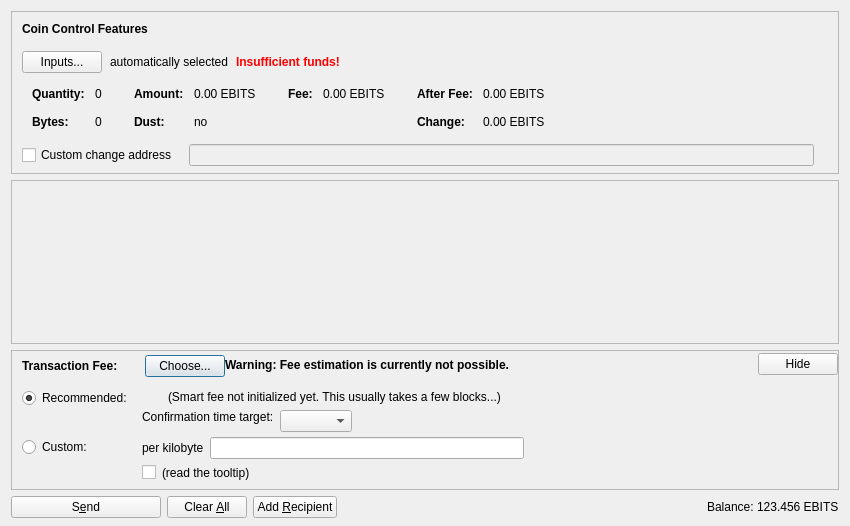
<?xml version="1.0" encoding="UTF-8"?>
<ui version="4.0">
 <class>SendCoinsDialog</class>
 <widget class="QDialog" name="SendCoinsDialog">
  <property name="geometry">
   <rect>
    <x>0</x>
    <y>0</y>
    <width>850</width>
    <height>526</height>
   </rect>
  </property>
  <property name="windowTitle">
   <string>Send Coins</string>
  </property>
  <layout class="QVBoxLayout" name="verticalLayout" stretch="0,1,0,0">
   <property name="bottomMargin">
    <number>8</number>
   </property>
   <item>
    <widget class="QFrame" name="frameCoinControl">
     <property name="sizePolicy">
      <sizepolicy hsizetype="Expanding" vsizetype="Expanding">
       <horstretch>0</horstretch>
       <verstretch>0</verstretch>
      </sizepolicy>
     </property>
     <property name="maximumSize">
      <size>
       <width>16777215</width>
       <height>16777215</height>
      </size>
     </property>
     <property name="frameShape">
      <enum>QFrame::StyledPanel</enum>
     </property>
     <property name="frameShadow">
      <enum>QFrame::Sunken</enum>
     </property>
     <layout class="QVBoxLayout" name="verticalLayoutCoinControl2">
      <property name="spacing">
       <number>0</number>
      </property>
      <property name="leftMargin">
       <number>0</number>
      </property>
      <property name="topMargin">
       <number>0</number>
      </property>
      <property name="rightMargin">
       <number>0</number>
      </property>
      <property name="bottomMargin">
       <number>6</number>
      </property>
      <item>
       <layout class="QVBoxLayout" name="verticalLayoutCoinControl" stretch="0,0,0,0,1">
        <property name="spacing">
         <number>0</number>
        </property>
        <property name="leftMargin">
         <number>10</number>
        </property>
        <property name="topMargin">
         <number>10</number>
        </property>
        <item>
         <layout class="QHBoxLayout" name="horizontalLayoutCoinControl1">
          <property name="bottomMargin">
           <number>15</number>
          </property>
          <item>
           <widget class="QLabel" name="labelCoinControlFeatures">
            <property name="sizePolicy">
             <sizepolicy hsizetype="Preferred" vsizetype="Maximum">
              <horstretch>0</horstretch>
              <verstretch>0</verstretch>
             </sizepolicy>
            </property>
            <property name="font">
             <font>
              <weight>75</weight>
              <bold>true</bold>
             </font>
            </property>
            <property name="styleSheet">
             <string notr="true">font-weight:bold;</string>
            </property>
            <property name="text">
             <string>Coin Control Features</string>
            </property>
           </widget>
          </item>
         </layout>
        </item>
        <item>
         <layout class="QHBoxLayout" name="horizontalLayoutCoinControl2" stretch="0,0,0,0">
          <property name="spacing">
           <number>8</number>
          </property>
          <property name="bottomMargin">
           <number>10</number>
          </property>
          <item>
           <widget class="QPushButton" name="pushButtonCoinControl">
            <property name="styleSheet">
             <string notr="true"/>
            </property>
            <property name="text">
             <string>Inputs...</string>
            </property>
            <property name="autoDefault">
             <bool>false</bool>
            </property>
           </widget>
          </item>
          <item>
           <widget class="QLabel" name="labelCoinControlAutomaticallySelected">
            <property name="text">
             <string>automatically selected</string>
            </property>
            <property name="margin">
             <number>5</number>
            </property>
           </widget>
          </item>
          <item>
           <widget class="QLabel" name="labelCoinControlInsuffFunds">
            <property name="font">
             <font>
              <weight>75</weight>
              <bold>true</bold>
             </font>
            </property>
            <property name="styleSheet">
             <string notr="true">color:red;font-weight:bold;</string>
            </property>
            <property name="text">
             <string>Insufficient funds!</string>
            </property>
            <property name="margin">
             <number>5</number>
            </property>
           </widget>
          </item>
          <item>
           <spacer name="horizontalSpacerCoinControl">
            <property name="orientation">
             <enum>Qt::Horizontal</enum>
            </property>
            <property name="sizeHint" stdset="0">
             <size>
              <width>40</width>
              <height>1</height>
             </size>
            </property>
           </spacer>
          </item>
         </layout>
        </item>
        <item>
         <widget class="QWidget" name="widgetCoinControl" native="true">
          <property name="sizePolicy">
           <sizepolicy hsizetype="Preferred" vsizetype="Preferred">
            <horstretch>0</horstretch>
            <verstretch>0</verstretch>
           </sizepolicy>
          </property>
          <property name="minimumSize">
           <size>
            <width>0</width>
            <height>0</height>
           </size>
          </property>
          <property name="styleSheet">
           <string notr="true"/>
          </property>
          <layout class="QHBoxLayout" name="horizontalLayoutCoinControl5">
           <property name="leftMargin">
            <number>0</number>
           </property>
           <property name="topMargin">
            <number>0</number>
           </property>
           <property name="rightMargin">
            <number>0</number>
           </property>
           <property name="bottomMargin">
            <number>0</number>
           </property>
           <item>
            <layout class="QHBoxLayout" name="horizontalLayoutCoinControl3" stretch="0,0,0,1">
             <property name="spacing">
              <number>20</number>
             </property>
             <property name="topMargin">
              <number>0</number>
             </property>
             <property name="bottomMargin">
              <number>10</number>
             </property>
             <item>
              <layout class="QFormLayout" name="formLayoutCoinControl1">
               <property name="horizontalSpacing">
                <number>10</number>
               </property>
               <property name="verticalSpacing">
                <number>14</number>
               </property>
               <property name="leftMargin">
                <number>10</number>
               </property>
               <property name="topMargin">
                <number>4</number>
               </property>
               <property name="rightMargin">
                <number>6</number>
               </property>
               <item row="0" column="0">
                <widget class="QLabel" name="labelCoinControlQuantityText">
                 <property name="font">
                  <font>
                   <weight>75</weight>
                   <bold>true</bold>
                  </font>
                 </property>
                 <property name="text">
                  <string>Quantity:</string>
                 </property>
                 <property name="margin">
                  <number>0</number>
                 </property>
                </widget>
               </item>
               <item row="0" column="1">
                <widget class="QLabel" name="labelCoinControlQuantity">
                 <property name="cursor">
                  <cursorShape>IBeamCursor</cursorShape>
                 </property>
                 <property name="contextMenuPolicy">
                  <enum>Qt::ActionsContextMenu</enum>
                 </property>
                 <property name="text">
                  <string notr="true">0</string>
                 </property>
                 <property name="margin">
                  <number>0</number>
                 </property>
                 <property name="textInteractionFlags">
                  <set>Qt::LinksAccessibleByMouse|Qt::TextSelectableByKeyboard|Qt::TextSelectableByMouse</set>
                 </property>
                </widget>
               </item>
               <item row="1" column="0">
                <widget class="QLabel" name="labelCoinControlBytesText">
                 <property name="font">
                  <font>
                   <weight>75</weight>
                   <bold>true</bold>
                  </font>
                 </property>
                 <property name="text">
                  <string>Bytes:</string>
                 </property>
                </widget>
               </item>
               <item row="1" column="1">
                <widget class="QLabel" name="labelCoinControlBytes">
                 <property name="cursor">
                  <cursorShape>IBeamCursor</cursorShape>
                 </property>
                 <property name="contextMenuPolicy">
                  <enum>Qt::ActionsContextMenu</enum>
                 </property>
                 <property name="text">
                  <string notr="true">0</string>
                 </property>
                 <property name="textInteractionFlags">
                  <set>Qt::LinksAccessibleByMouse|Qt::TextSelectableByKeyboard|Qt::TextSelectableByMouse</set>
                 </property>
                </widget>
               </item>
              </layout>
             </item>
             <item>
              <layout class="QFormLayout" name="formLayoutCoinControl2">
               <property name="horizontalSpacing">
                <number>10</number>
               </property>
               <property name="verticalSpacing">
                <number>14</number>
               </property>
               <property name="leftMargin">
                <number>6</number>
               </property>
               <property name="topMargin">
                <number>4</number>
               </property>
               <property name="rightMargin">
                <number>6</number>
               </property>
               <item row="0" column="0">
                <widget class="QLabel" name="labelCoinControlAmountText">
                 <property name="font">
                  <font>
                   <weight>75</weight>
                   <bold>true</bold>
                  </font>
                 </property>
                 <property name="text">
                  <string>Amount:</string>
                 </property>
                 <property name="margin">
                  <number>0</number>
                 </property>
                </widget>
               </item>
               <item row="0" column="1">
                <widget class="QLabel" name="labelCoinControlAmount">
                 <property name="cursor">
                  <cursorShape>IBeamCursor</cursorShape>
                 </property>
                 <property name="contextMenuPolicy">
                  <enum>Qt::ActionsContextMenu</enum>
                 </property>
                 <property name="text">
                  <string notr="true">0.00 EBITS</string>
                 </property>
                 <property name="textInteractionFlags">
                  <set>Qt::LinksAccessibleByMouse|Qt::TextSelectableByKeyboard|Qt::TextSelectableByMouse</set>
                 </property>
                </widget>
               </item>
               <item row="1" column="0">
                <widget class="QLabel" name="labelCoinControlLowOutputText">
                 <property name="font">
                  <font>
                   <weight>75</weight>
                   <bold>true</bold>
                  </font>
                 </property>
                 <property name="text">
                  <string>Dust:</string>
                 </property>
                </widget>
               </item>
               <item row="1" column="1">
                <widget class="QLabel" name="labelCoinControlLowOutput">
                 <property name="cursor">
                  <cursorShape>IBeamCursor</cursorShape>
                 </property>
                 <property name="contextMenuPolicy">
                  <enum>Qt::ActionsContextMenu</enum>
                 </property>
                 <property name="text">
                  <string notr="true">no</string>
                 </property>
                 <property name="textInteractionFlags">
                  <set>Qt::LinksAccessibleByMouse|Qt::TextSelectableByKeyboard|Qt::TextSelectableByMouse</set>
                 </property>
                </widget>
               </item>
              </layout>
             </item>
             <item>
              <layout class="QFormLayout" name="formLayoutCoinControl3">
               <property name="horizontalSpacing">
                <number>10</number>
               </property>
               <property name="verticalSpacing">
                <number>14</number>
               </property>
               <property name="leftMargin">
                <number>6</number>
               </property>
               <property name="topMargin">
                <number>4</number>
               </property>
               <property name="rightMargin">
                <number>6</number>
               </property>
               <item row="0" column="0">
                <widget class="QLabel" name="labelCoinControlFeeText">
                 <property name="font">
                  <font>
                   <weight>75</weight>
                   <bold>true</bold>
                  </font>
                 </property>
                 <property name="text">
                  <string>Fee:</string>
                 </property>
                 <property name="margin">
                  <number>0</number>
                 </property>
                </widget>
               </item>
               <item row="0" column="1">
                <widget class="QLabel" name="labelCoinControlFee">
                 <property name="cursor">
                  <cursorShape>IBeamCursor</cursorShape>
                 </property>
                 <property name="contextMenuPolicy">
                  <enum>Qt::ActionsContextMenu</enum>
                 </property>
                 <property name="text">
                  <string notr="true">0.00 EBITS</string>
                 </property>
                 <property name="textInteractionFlags">
                  <set>Qt::LinksAccessibleByMouse|Qt::TextSelectableByKeyboard|Qt::TextSelectableByMouse</set>
                 </property>
                </widget>
               </item>
              </layout>
             </item>
             <item>
              <layout class="QFormLayout" name="formLayoutCoinControl4">
               <property name="horizontalSpacing">
                <number>10</number>
               </property>
               <property name="verticalSpacing">
                <number>14</number>
               </property>
               <property name="leftMargin">
                <number>6</number>
               </property>
               <property name="topMargin">
                <number>4</number>
               </property>
               <property name="rightMargin">
                <number>6</number>
               </property>
               <item row="0" column="0">
                <widget class="QLabel" name="labelCoinControlAfterFeeText">
                 <property name="font">
                  <font>
                   <weight>75</weight>
                   <bold>true</bold>
                  </font>
                 </property>
                 <property name="text">
                  <string>After Fee:</string>
                 </property>
                 <property name="margin">
                  <number>0</number>
                 </property>
                </widget>
               </item>
               <item row="0" column="1">
                <widget class="QLabel" name="labelCoinControlAfterFee">
                 <property name="cursor">
                  <cursorShape>IBeamCursor</cursorShape>
                 </property>
                 <property name="contextMenuPolicy">
                  <enum>Qt::ActionsContextMenu</enum>
                 </property>
                 <property name="text">
                  <string notr="true">0.00 EBITS</string>
                 </property>
                 <property name="textInteractionFlags">
                  <set>Qt::LinksAccessibleByMouse|Qt::TextSelectableByKeyboard|Qt::TextSelectableByMouse</set>
                 </property>
                </widget>
               </item>
               <item row="1" column="0">
                <widget class="QLabel" name="labelCoinControlChangeText">
                 <property name="font">
                  <font>
                   <weight>75</weight>
                   <bold>true</bold>
                  </font>
                 </property>
                 <property name="text">
                  <string>Change:</string>
                 </property>
                </widget>
               </item>
               <item row="1" column="1">
                <widget class="QLabel" name="labelCoinControlChange">
                 <property name="cursor">
                  <cursorShape>IBeamCursor</cursorShape>
                 </property>
                 <property name="contextMenuPolicy">
                  <enum>Qt::ActionsContextMenu</enum>
                 </property>
                 <property name="text">
                  <string notr="true">0.00 EBITS</string>
                 </property>
                 <property name="textInteractionFlags">
                  <set>Qt::LinksAccessibleByMouse|Qt::TextSelectableByKeyboard|Qt::TextSelectableByMouse</set>
                 </property>
                </widget>
               </item>
              </layout>
             </item>
            </layout>
           </item>
          </layout>
         </widget>
        </item>
        <item>
         <layout class="QHBoxLayout" name="horizontalLayoutCoinControl4" stretch="0,0,0">
          <property name="spacing">
           <number>12</number>
          </property>
          <property name="sizeConstraint">
           <enum>QLayout::SetDefaultConstraint</enum>
          </property>
          <property name="topMargin">
           <number>5</number>
          </property>
          <property name="rightMargin">
           <number>5</number>
          </property>
          <item>
           <widget class="QCheckBox" name="checkBoxCoinControlChange">
            <property name="toolTip">
             <string>If this is activated, but the change address is empty or invalid, change will be sent to a newly generated address.</string>
            </property>
            <property name="text">
             <string>Custom change address</string>
            </property>
           </widget>
          </item>
          <item>
           <widget class="QValidatedLineEdit" name="lineEditCoinControlChange">
            <property name="enabled">
             <bool>false</bool>
            </property>
            <property name="sizePolicy">
             <sizepolicy hsizetype="Expanding" vsizetype="Fixed">
              <horstretch>0</horstretch>
              <verstretch>0</verstretch>
             </sizepolicy>
            </property>
           </widget>
          </item>
          <item>
           <widget class="QLabel" name="labelCoinControlChangeLabel">
            <property name="sizePolicy">
             <sizepolicy hsizetype="Preferred" vsizetype="Expanding">
              <horstretch>0</horstretch>
              <verstretch>0</verstretch>
             </sizepolicy>
            </property>
            <property name="minimumSize">
             <size>
              <width>0</width>
              <height>0</height>
             </size>
            </property>
            <property name="text">
             <string/>
            </property>
            <property name="margin">
             <number>3</number>
            </property>
           </widget>
          </item>
         </layout>
        </item>
        <item>
         <spacer name="verticalSpacerCoinControl">
          <property name="orientation">
           <enum>Qt::Vertical</enum>
          </property>
          <property name="sizeHint" stdset="0">
           <size>
            <width>800</width>
            <height>1</height>
           </size>
          </property>
         </spacer>
        </item>
       </layout>
      </item>
     </layout>
    </widget>
   </item>
   <item>
    <widget class="QScrollArea" name="scrollArea">
     <property name="widgetResizable">
      <bool>true</bool>
     </property>
     <widget class="QWidget" name="scrollAreaWidgetContents">
      <property name="geometry">
       <rect>
        <x>0</x>
        <y>0</y>
        <width>830</width>
        <height>104</height>
       </rect>
      </property>
      <layout class="QVBoxLayout" name="verticalLayout_2" stretch="0,1">
       <property name="leftMargin">
        <number>0</number>
       </property>
       <property name="topMargin">
        <number>0</number>
       </property>
       <property name="rightMargin">
        <number>0</number>
       </property>
       <property name="bottomMargin">
        <number>0</number>
       </property>
       <item>
        <layout class="QVBoxLayout" name="entries">
         <property name="spacing">
          <number>6</number>
         </property>
        </layout>
       </item>
       <item>
        <spacer name="verticalSpacer">
         <property name="orientation">
          <enum>Qt::Vertical</enum>
         </property>
         <property name="sizeHint" stdset="0">
          <size>
           <width>20</width>
           <height>40</height>
          </size>
         </property>
        </spacer>
       </item>
      </layout>
     </widget>
    </widget>
   </item>
   <item>
    <widget class="QFrame" name="frameFee">
     <property name="sizePolicy">
      <sizepolicy hsizetype="Expanding" vsizetype="Expanding">
       <horstretch>0</horstretch>
       <verstretch>0</verstretch>
      </sizepolicy>
     </property>
     <property name="maximumSize">
      <size>
       <width>16777215</width>
       <height>16777215</height>
      </size>
     </property>
     <property name="frameShape">
      <enum>QFrame::StyledPanel</enum>
     </property>
     <property name="frameShadow">
      <enum>QFrame::Sunken</enum>
     </property>
     <layout class="QVBoxLayout" name="verticalLayoutFee1">
      <property name="spacing">
       <number>0</number>
      </property>
      <property name="leftMargin">
       <number>0</number>
      </property>
      <property name="topMargin">
       <number>0</number>
      </property>
      <property name="rightMargin">
       <number>0</number>
      </property>
      <property name="bottomMargin">
       <number>0</number>
      </property>
      <item>
       <layout class="QVBoxLayout" name="verticalLayoutFee2" stretch="0,0,0">
        <property name="spacing">
         <number>0</number>
        </property>
        <property name="leftMargin">
         <number>10</number>
        </property>
        <property name="topMargin">
         <number>0</number>
        </property>
        <item>
         <layout class="QHBoxLayout" name="horizontalLayoutFee1">
          <property name="bottomMargin">
           <number>0</number>
          </property>
          <item>
           <layout class="QVBoxLayout" name="verticalLayoutFee7">
            <property name="spacing">
             <number>0</number>
            </property>
            <item>
             <spacer name="verticalSpacerSmartFee">
              <property name="orientation">
               <enum>Qt::Vertical</enum>
              </property>
              <property name="sizeType">
               <enum>QSizePolicy::Fixed</enum>
              </property>
              <property name="sizeHint" stdset="0">
               <size>
                <width>1</width>
                <height>4</height>
               </size>
              </property>
             </spacer>
            </item>
            <item>
             <layout class="QHBoxLayout" name="horizontalLayoutSmartFee">
              <property name="spacing">
               <number>10</number>
              </property>
              <item>
               <widget class="QLabel" name="labelFeeHeadline">
                <property name="sizePolicy">
                 <sizepolicy hsizetype="Preferred" vsizetype="Maximum">
                  <horstretch>0</horstretch>
                  <verstretch>0</verstretch>
                 </sizepolicy>
                </property>
                <property name="font">
                 <font>
                  <weight>75</weight>
                  <bold>true</bold>
                 </font>
                </property>
                <property name="styleSheet">
                 <string notr="true">font-weight:bold;</string>
                </property>
                <property name="text">
                 <string>Transaction Fee:</string>
                </property>
               </widget>
              </item>
              <item>
               <widget class="QLabel" name="labelFeeMinimized">
                <property name="text">
                 <string/>
                </property>
               </widget>
              </item>
              <item>
               <widget class="QPushButton" name="buttonChooseFee">
                <property name="text">
                 <string>Choose...</string>
                </property>
               </widget>
              </item>
             </layout>
            </item>
            <item>
             <spacer name="verticalSpacer_5">
              <property name="orientation">
               <enum>Qt::Vertical</enum>
              </property>
              <property name="sizeHint" stdset="0">
               <size>
                <width>1</width>
                <height>1</height>
               </size>
              </property>
             </spacer>
            </item>
           </layout>
          </item>
          <item>
           <widget class="QLabel" name="fallbackFeeWarningLabel">
            <property name="toolTip">
             <string>Using the fallbackfee can result in sending a transaction that will take several hours or days (or never) to confirm. Consider choosing your fee manually or wait until you have validated the complete chain.</string>
            </property>
            <property name="font">
            <font>
                <weight>75</weight>
                <bold>true</bold>
            </font>
            </property>
            <property name="text">
             <string>Warning: Fee estimation is currently not possible.</string>
            </property>
            <property name="wordWrap">
             <bool>false</bool>
            </property>
           </widget>
          </item>
          <item>
           <spacer name="horizontalSpacer_4">
            <property name="orientation">
             <enum>Qt::Horizontal</enum>
            </property>
            <property name="sizeType">
             <enum>QSizePolicy::MinimumExpanding</enum>
            </property>
            <property name="sizeHint" stdset="0">
             <size>
              <width>40</width>
              <height>20</height>
             </size>
            </property>
           </spacer>
          </item>
          <item>
           <widget class="QPushButton" name="buttonMinimizeFee">
            <property name="toolTip">
             <string>collapse fee-settings</string>
            </property>
            <property name="text">
             <string>Hide</string>
            </property>
           </widget>
          </item>
         </layout>
        </item>
        <item>
         <widget class="QFrame" name="frameFeeSelection">
          <layout class="QVBoxLayout" name="verticalLayoutFee12">
           <property name="spacing">
            <number>0</number>
           </property>
           <property name="leftMargin">
            <number>0</number>
           </property>
           <property name="topMargin">
            <number>0</number>
           </property>
           <property name="rightMargin">
            <number>0</number>
           </property>
           <property name="bottomMargin">
            <number>0</number>
           </property>
           <item>
            <layout class="QGridLayout" name="gridLayoutFee">
             <property name="topMargin">
              <number>10</number>
             </property>
             <property name="bottomMargin">
              <number>4</number>
             </property>
             <property name="horizontalSpacing">
              <number>10</number>
             </property>
             <property name="verticalSpacing">
              <number>4</number>
             </property>
             <item row="1" column="1">
              <layout class="QVBoxLayout" name="verticalLayoutFee8">
               <property name="spacing">
                <number>6</number>
               </property>
               <item>
                <layout class="QHBoxLayout" name="horizontalLayoutFee13">
                 <item>
                  <widget class="QLabel" name="labelCustomPerKilobyte">
                   <property name="toolTip">
                    <string>Specify a custom fee per kB (1,000 bytes) of the transaction's virtual size.

Note:  Since the fee is calculated on a per-byte basis, a fee of "100 satoshis per kB" for a transaction size of 500 bytes (half of 1 kB) would ultimately yield a fee of only 50 satoshis.</string>
                   </property>
                   <property name="text">
                    <string>per kilobyte</string>
                   </property>
                  </widget>
                 </item>
                 <item>
                  <widget class="EBITSAmountField" name="customFee"/>
                 </item>
                 <item>
                  <spacer name="horizontalSpacer_6">
                   <property name="orientation">
                    <enum>Qt::Horizontal</enum>
                   </property>
                   <property name="sizeHint" stdset="0">
                    <size>
                     <width>1</width>
                     <height>1</height>
                    </size>
                   </property>
                  </spacer>
                 </item>
                </layout>
               </item>
               <item>
                <layout class="QHBoxLayout" name="horizontalLayoutFee8">
                 <item>
                  <widget class="QCheckBox" name="checkBoxMinimumFee">
                   <property name="toolTip">
                    <string>Paying only the minimum fee is just fine as long as there is less transaction volume than space in the blocks. But be aware that this can end up in a never confirming transaction once there is more demand for bitcoin transactions than the network can process.</string>
                   </property>
                   <property name="text">
                    <string/>
                   </property>
                  </widget>
                 </item>
                 <item>
                  <widget class="QLabel" name="labelMinFeeWarning">
                   <property name="enabled">
                    <bool>true</bool>
                   </property>
                   <property name="toolTip">
                    <string>Paying only the minimum fee is just fine as long as there is less transaction volume than space in the blocks. But be aware that this can end up in a never confirming transaction once there is more demand for bitcoin transactions than the network can process.</string>
                   </property>
                   <property name="text">
                    <string>(read the tooltip)</string>
                   </property>
                   <property name="margin">
                    <number>5</number>
                   </property>
                  </widget>
                 </item>
                 <item>
                  <spacer name="horizontalSpacer_2">
                   <property name="orientation">
                    <enum>Qt::Horizontal</enum>
                   </property>
                   <property name="sizeHint" stdset="0">
                    <size>
                     <width>1</width>
                     <height>1</height>
                    </size>
                   </property>
                  </spacer>
                 </item>
                </layout>
               </item>
              </layout>
             </item>
             <item row="0" column="0">
              <layout class="QVBoxLayout" name="verticalLayoutFee4" stretch="0,1">
               <item>
                <widget class="QRadioButton" name="radioSmartFee">
                 <property name="text">
                  <string>Recommended:</string>
                 </property>
                 <property name="checked">
                  <bool>true</bool>
                 </property>
                 <attribute name="buttonGroup">
                  <string notr="true">groupFee</string>
                 </attribute>
                </widget>
               </item>
               <item>
                <spacer name="verticalSpacer_2">
                 <property name="orientation">
                  <enum>Qt::Vertical</enum>
                 </property>
                 <property name="sizeHint" stdset="0">
                  <size>
                   <width>1</width>
                   <height>1</height>
                  </size>
                 </property>
                </spacer>
               </item>
              </layout>
             </item>
             <item row="1" column="0">
              <layout class="QVBoxLayout" name="verticalLayoutFee9" stretch="0,1">
               <item>
                <widget class="QRadioButton" name="radioCustomFee">
                 <property name="text">
                  <string>Custom:</string>
                 </property>
                 <attribute name="buttonGroup">
                  <string notr="true">groupFee</string>
                 </attribute>
                </widget>
               </item>
               <item>
                <spacer name="verticalSpacer_6">
                 <property name="orientation">
                  <enum>Qt::Vertical</enum>
                 </property>
                 <property name="sizeHint" stdset="0">
                  <size>
                   <width>1</width>
                   <height>1</height>
                  </size>
                 </property>
                </spacer>
               </item>
              </layout>
             </item>
             <item row="0" column="1">
              <layout class="QVBoxLayout" name="verticalLayoutFee3" stretch="0,0,1">
               <property name="spacing">
                <number>6</number>
               </property>
               <property name="topMargin">
                <number>2</number>
               </property>
               <item>
                <layout class="QHBoxLayout" name="horizontalLayoutFee12">
                 <item>
                  <widget class="QLabel" name="labelSmartFee">
                   <property name="text">
                    <string/>
                   </property>
                   <property name="margin">
                    <number>2</number>
                   </property>
                  </widget>
                 </item>
                 <item>
                  <widget class="QLabel" name="labelFeeEstimation">
                   <property name="text">
                    <string/>
                   </property>
                  </widget>
                 </item>
                 <item>
                  <widget class="QLabel" name="labelSmartFee2">
                   <property name="text">
                    <string>(Smart fee not initialized yet. This usually takes a few blocks...)</string>
                   </property>
                   <property name="margin">
                    <number>2</number>
                   </property>
                  </widget>
                 </item>
                 <item>
                  <spacer name="horizontalSpacer_5">
                   <property name="orientation">
                    <enum>Qt::Horizontal</enum>
                   </property>
                   <property name="sizeHint" stdset="0">
                    <size>
                     <width>1</width>
                     <height>1</height>
                    </size>
                   </property>
                  </spacer>
                 </item>
                </layout>
               </item>
               <item>
                <layout class="QHBoxLayout" name="horizontalLayoutFee9">
                 <item>
                  <layout class="QVBoxLayout" name="verticalLayoutFee6">
                   <item>
                    <widget class="QLabel" name="labelSmartFee3">
                     <property name="text">
                      <string>Confirmation time target:</string>
                     </property>
                     <property name="margin">
                      <number>2</number>
                     </property>
                    </widget>
                   </item>
                   <item>
                    <spacer name="verticalSpacer_3">
                     <property name="orientation">
                      <enum>Qt::Vertical</enum>
                     </property>
                     <property name="sizeHint" stdset="0">
                      <size>
                       <width>1</width>
                       <height>1</height>
                      </size>
                     </property>
                    </spacer>
                   </item>
                  </layout>
                 </item>
                 <item>
                  <layout class="QVBoxLayout" name="verticalLayoutFee5">
                   <property name="rightMargin">
                    <number>30</number>
                   </property>
                   <item>
                    <layout class="QHBoxLayout" name="horizontalLayoutConfTarget">
                     <property name="bottomMargin">
                      <number>0</number>
                     </property>
                     <item>
                      <widget class="QComboBox" name="confTargetSelector"/>
                     </item>
                     <item>
                      <spacer name="horizontalSpacerConfTarget">
                       <property name="orientation">
                        <enum>Qt::Horizontal</enum>
                       </property>
                       <property name="sizeHint" stdset="0">
                        <size>
                         <width>40</width>
                         <height>20</height>
                        </size>
                       </property>
                      </spacer>
                     </item>
                    </layout>
                   </item>
                  </layout>
                 </item>
                </layout>
               </item>
               <item>
                <spacer name="verticalSpacer_4">
                 <property name="orientation">
                  <enum>Qt::Vertical</enum>
                 </property>
                 <property name="sizeHint" stdset="0">
                  <size>
                   <width>1</width>
                   <height>1</height>
                  </size>
                 </property>
                </spacer>
               </item>
              </layout>
             </item>
            </layout>
           </item>
          </layout>
         </widget>
        </item>
        <item>
         <spacer name="verticalSpacerFee">
          <property name="orientation">
           <enum>Qt::Vertical</enum>
          </property>
          <property name="sizeHint" stdset="0">
           <size>
            <width>40</width>
            <height>5</height>
           </size>
          </property>
         </spacer>
        </item>
       </layout>
      </item>
     </layout>
    </widget>
   </item>
   <item>
    <layout class="QHBoxLayout" name="horizontalLayout">
     <item>
      <widget class="QPushButton" name="sendButton">
       <property name="minimumSize">
        <size>
         <width>150</width>
         <height>0</height>
        </size>
       </property>
       <property name="toolTip">
        <string>Confirm the send action</string>
       </property>
       <property name="text">
        <string>S&amp;end</string>
       </property>
       <property name="icon">
        <iconset resource="../ebits.qrc">
         <normaloff>:/icons/send</normaloff>:/icons/send</iconset>
       </property>
       <property name="autoDefault">
        <bool>false</bool>
       </property>
       <property name="default">
        <bool>false</bool>
       </property>
      </widget>
     </item>
     <item>
      <widget class="QPushButton" name="clearButton">
       <property name="sizePolicy">
        <sizepolicy hsizetype="Minimum" vsizetype="Fixed">
         <horstretch>0</horstretch>
         <verstretch>0</verstretch>
        </sizepolicy>
       </property>
       <property name="toolTip">
        <string>Clear all fields of the form.</string>
       </property>
       <property name="text">
        <string>Clear &amp;All</string>
       </property>
       <property name="icon">
        <iconset resource="../ebits.qrc">
         <normaloff>:/icons/remove</normaloff>:/icons/remove</iconset>
       </property>
       <property name="autoDefault">
        <bool>false</bool>
       </property>
      </widget>
     </item>
     <item>
      <widget class="QPushButton" name="addButton">
       <property name="toolTip">
        <string>Send to multiple recipients at once</string>
       </property>
       <property name="text">
        <string>Add &amp;Recipient</string>
       </property>
       <property name="icon">
        <iconset resource="../ebits.qrc">
         <normaloff>:/icons/add</normaloff>:/icons/add</iconset>
       </property>
       <property name="autoDefault">
        <bool>false</bool>
       </property>
      </widget>
     </item>
     <item>
      <spacer name="horizontalSpacer">
       <property name="orientation">
        <enum>Qt::Horizontal</enum>
       </property>
       <property name="sizeHint" stdset="0">
        <size>
         <width>40</width>
         <height>20</height>
        </size>
       </property>
      </spacer>
     </item>
     <item>
      <layout class="QHBoxLayout" name="horizontalLayout_2">
       <property name="spacing">
        <number>3</number>
       </property>
       <item>
        <widget class="QLabel" name="label">
         <property name="sizePolicy">
          <sizepolicy hsizetype="Preferred" vsizetype="Fixed">
           <horstretch>0</horstretch>
           <verstretch>0</verstretch>
          </sizepolicy>
         </property>
         <property name="text">
          <string>Balance:</string>
         </property>
        </widget>
       </item>
       <item>
        <widget class="QLabel" name="labelBalance">
         <property name="sizePolicy">
          <sizepolicy hsizetype="Preferred" vsizetype="Fixed">
           <horstretch>0</horstretch>
           <verstretch>0</verstretch>
          </sizepolicy>
         </property>
         <property name="cursor">
          <cursorShape>IBeamCursor</cursorShape>
         </property>
         <property name="text">
          <string notr="true">123.456 EBITS</string>
         </property>
         <property name="textInteractionFlags">
          <set>Qt::LinksAccessibleByMouse|Qt::TextSelectableByKeyboard|Qt::TextSelectableByMouse</set>
         </property>
        </widget>
       </item>
      </layout>
     </item>
    </layout>
   </item>
  </layout>
 </widget>
 <customwidgets>
  <customwidget>
   <class>QValidatedLineEdit</class>
   <extends>QLineEdit</extends>
   <header>qt/qvalidatedlineedit.h</header>
  </customwidget>
  <customwidget>
   <class>EBITSAmountField</class>
   <extends>QLineEdit</extends>
   <header>qt/ebitsamountfield.h</header>
   <container>1</container>
  </customwidget>
 </customwidgets>
 <resources>
  <include location="../ebits.qrc"/>
 </resources>
 <connections/>
 <buttongroups>
  <buttongroup name="groupFee"/>
 </buttongroups>
</ui>
